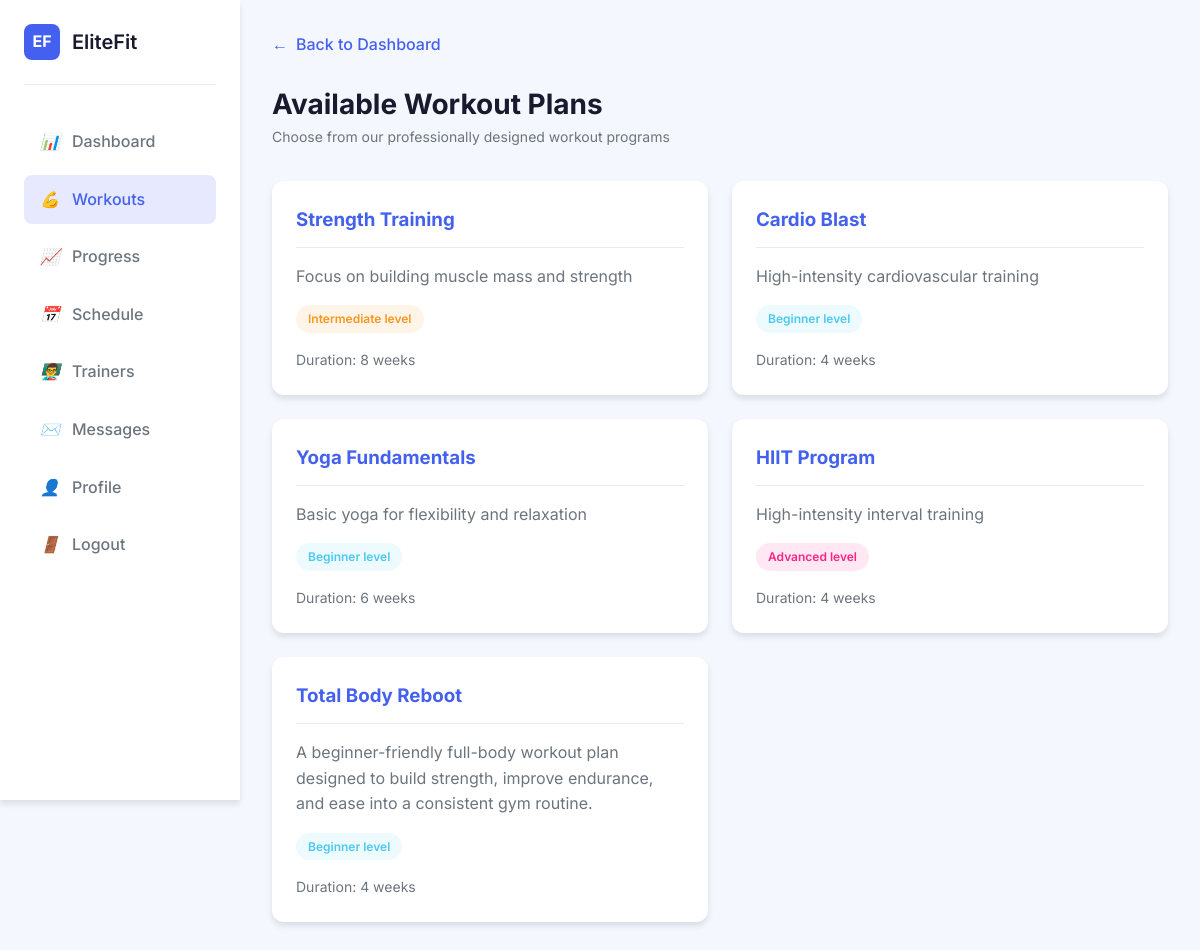
/member/actions/workout_plans.php (signed in), run on the app's committed database.
### tables this page shows
CREATE TABLE IF NOT EXISTS `workout_plans` (
  `plan_id` int NOT NULL AUTO_INCREMENT,
  `plan_name` varchar(100) NOT NULL,
  `description` text,
  `difficulty` enum('beginner','intermediate','advanced') DEFAULT NULL,
  `duration_weeks` int DEFAULT NULL,
  `is_public` tinyint(1) DEFAULT '1',
  `focus_area` varchar(100) DEFAULT NULL,
  `created_by` int DEFAULT NULL,
  `created_at` timestamp NULL DEFAULT CURRENT_TIMESTAMP,
  PRIMARY KEY (`plan_id`)
);

### member/actions/workout_plans.php (the view, shortened to what this page needs)
<?php
$sql = "SELECT * FROM workout_plans";
$result = $conn->query($sql);
$workouts = ($result) ? $result->fetch_all(MYSQLI_ASSOC) : [];
?>
<!DOCTYPE html>
<html lang="en">
<head>
</head>
<body>
    <div class="dashboard-container">
        <aside class="sidebar">
            <div class="brand">
                <div class="brand-logo">EF</div>
                <div class="brand-name">EliteFit</div>
            </div>
            <nav class="nav-menu">
                <a href="../dashboard.php" class="nav-item">
                    <i>📊</i> Dashboard
                </a>
                <a href="workout_plans.php" class="nav-item active">
                    <i>💪</i> Workouts
                </a>
                <a href="progress_tracker.php" class="nav-item">
                    <i>📈</i> Progress
                </a>
                <a href="schedule.php" class="nav-item">
                    <i>📅</i> Schedule
                </a>
                <a href="trainers.php" class="nav-item">
                    <i>👨‍🏫</i> Trainers
                </a>
                <a href="../messages.php" class="nav-item">
                    <i>✉️</i> Messages
                </a>
                <a href="edit_profile.php" class="nav-item">
                    <i>👤</i> Profile
                </a>
                <a href="/elitefit/logout.php" class="nav-item">
                    <i>🚪</i> Logout
                </a>
            </nav>
        </aside>
        <main class="main-content">
            <a href="../dashboard.php" class="back-button">
                <i>←</i> Back to Dashboard
            </a>
            <header class="header">
                <div class="page-title">
                    <h1>Available Workout Plans</h1>
                    <p>Choose from our professionally designed workout programs</p>
                </div>
            </header>
            <div class="workout-list">
                <?php if (!empty($workouts)): ?>
                    <?php foreach ($workouts as $workout): ?>
                        <div class="workout-item">
                            <h3><?= htmlspecialchars($workout['plan_name']) ?></h3>
                            <p><?= htmlspecialchars($workout['description']) ?></p>
                            <?php if (isset($workout['difficulty'])): ?>
                                <div class="difficulty <?= strtolower($workout['difficulty']) ?>">
                                    <?= ucfirst($workout['difficulty']) ?> level
                                </div>
                            <?php endif; ?>
                            <?php if (isset($workout['duration_weeks']) && $workout['duration_weeks']): ?>
                                <div class="duration">
                                    Duration: <?= $workout['duration_weeks'] ?> week<?= $workout['duration_weeks'] != 1 ? 's' : '' ?>
                                </div>
                            <?php endif; ?>
                        </div>
                    <?php endforeach; ?>
                <?php else: ?>
                    <div class="no-workouts">
                        <p>No workout plans available at this time.</p>
                    </div>
                <?php endif; ?>
            </div>
        </main>
    </div>
</body>
</html>

### member/actions/workout_plans.php (style rules this page uses)
:root { --primary: #4361ee; --primary-light: #e6e9ff; --secondary: #3f37c9; --dark: #1a1a2e; --light: #f8f9fa; --success: #4cc9f0; --warning: #f8961e; --danger: #f72585; --gray: #6c757d; --gray-light: #e9ecef; --white: #ffffff; --shadow: 0 4px 6px rgba(0, 0, 0, 0.1); --shadow-lg: 0 10px 15px rgba(0, 0, 0, 0.1); --radius: 12px; --radius-sm: 8px; --transition: all 0.3s ease; }
* { margin: 0; padding: 0; box-sizing: border-box; }
body { font-family: 'Inter', sans-serif; background-color: #f5f7ff; color: var(--dark); line-height: 1.6; }
.dashboard-container { display: grid; grid-template-columns: 240px 1fr; min-height: 100vh; }
.sidebar { background: var(--white); box-shadow: var(--shadow); padding: 1.5rem; position: sticky; top: 0; height: 100vh; }
.brand { display: flex; align-items: center; gap: 0.75rem; margin-bottom: 2rem; padding-bottom: 1.5rem; border-bottom: 1px solid var(--gray-light); }
.brand-logo { width: 36px; height: 36px; background: var(--primary); border-radius: 8px; display: flex; align-items: center; justify-content: center; color: white; font-weight: bold; }
.brand-name { font-weight: 600; font-size: 1.25rem; }
.nav-menu { display: flex; flex-direction: column; gap: 0.5rem; }
.nav-item { padding: 0.75rem 1rem; border-radius: var(--radius-sm); display: flex; align-items: center; gap: 0.75rem; text-decoration: none; color: var(--gray); font-weight: 500; transition: var(--transition); }
.nav-item:hover, .nav-item.active { background: var(--primary-light); color: var(--primary); }
.main-content { padding: 2rem; }
.header { display: flex; justify-content: space-between; align-items: center; margin-bottom: 2rem; }
.page-title h1 { font-size: 1.75rem; font-weight: 700; color: var(--dark); }
.page-title p { color: var(--gray); font-size: 0.875rem; }
.workout-list { display: grid; grid-template-columns: repeat(auto-fill, minmax(300px, 1fr)); gap: 1.5rem; }
.workout-item { background: var(--white); border-radius: var(--radius); padding: 1.5rem; box-shadow: var(--shadow); transition: var(--transition); }
.workout-item h3 { color: var(--primary); margin-top: 0; margin-bottom: 1rem; padding-bottom: 0.75rem; border-bottom: 1px solid var(--gray-light); }
.workout-item p { color: var(--gray); margin-bottom: 1rem; line-height: 1.6; }
.difficulty { display: inline-block; padding: 0.25rem 0.75rem; border-radius: 20px; font-size: 0.75rem; font-weight: 600; margin-bottom: 1rem; }
.beginner { background: rgba(76, 201, 240, 0.1); color: var(--success); }
.intermediate { background: rgba(248, 150, 30, 0.1); color: var(--warning); }
.advanced { background: rgba(247, 37, 133, 0.1); color: var(--danger); }
.duration { color: var(--gray); font-size: 0.875rem; }
.back-button { display: inline-flex; align-items: center; gap: 0.5rem; margin-bottom: 1.5rem; color: var(--primary); text-decoration: none; font-weight: 500; transition: var(--transition); }

### data on the page
workout_plans: plan_name "Strength Training", description "Focus on building muscle mass and strength", difficulty "Intermediate", duration_weeks "8"
workout_plans: plan_name "Cardio Blast", description "High-intensity cardiovascular training", difficulty "Beginner", duration_weeks "4"
workout_plans: plan_name "Yoga Fundamentals", description "Basic yoga for flexibility and relaxation", difficulty "Beginner", duration_weeks "6"
workout_plans: plan_name "HIIT Program", description "High-intensity interval training", difficulty "Advanced", duration_weeks "4"
workout_plans: plan_name "Total Body Reboot", description "A beginner-friendly full-body workout plan designed to build strength, improve endurance, and ease into a consistent gym routine.", difficulty "Beginner", duration_weeks "4"
